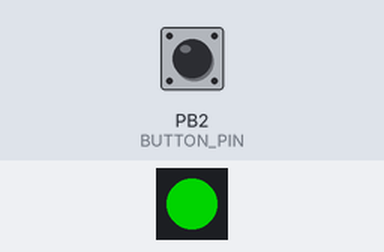
The program below on a simulated ATtiny85, built with avr-gcc and run on an emulated ATtiny85. Shown: 1 RGB LEDs in strip order, left to right. Inputs (shaded band) come from the test bench; at power-on: PB2 (BUTTON_PIN) HIGH. Dim RGB values are drawn brighter than linear.

Above: at 0.9 s.
1.3 s: PB2 (BUTTON_PIN) pulled LOW for 3.2 s
At 1.5 s:
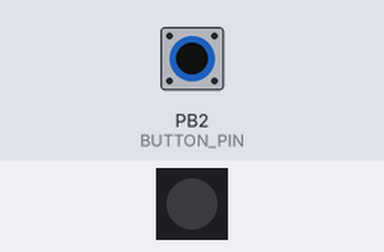
At 4.51 s:
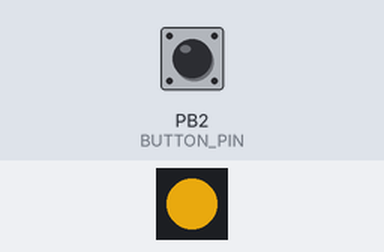
7.1 s: PB2 (BUTTON_PIN) pulled LOW for 3.2 s
At 9.73 s:
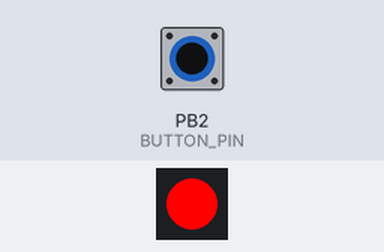
Timing chart, 0 to 18.8 s (numbered marks = the images above; inputs shaded):
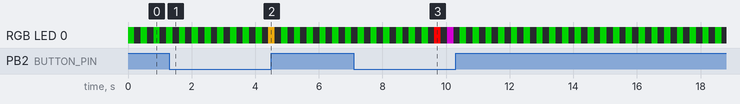

The program:

main.cpp
```cpp
#include <Arduino.h>
#include <FastLED.h>

#define NUM_LEDS 1
#define DATA_PIN 0
#define CLOCK_PIN 1
#define BUTTON_PIN 2

CRGB leds[NUM_LEDS];

unsigned long previousMillis = 0;
const long interval = 200;
const int debounceTime = 100;
long buttonDownTimeLimit = 8000;
long currentDownTime = 0;
int colorIndex = 0;

CRGB colorArray[] = {CRGB::Green, CRGB::Red, CRGB::Purple, CRGB::BlanchedAlmond, CRGB::CadetBlue, CRGB::DarkGoldenrod};

bool debouncedButton()
{
  if (digitalRead(BUTTON_PIN) == HIGH)
  {
    currentDownTime = 0;
    return false;
  }
  if (currentDownTime > buttonDownTimeLimit)
    return true;
  currentDownTime += 1;
  return false;
}

void setup()
{
  FastLED.addLeds<WS2801, DATA_PIN, CLOCK_PIN, RGB>(leds, NUM_LEDS);
  leds[0] = colorArray[colorIndex];
  FastLED.show();
  pinMode(BUTTON_PIN, INPUT);
  digitalWrite(BUTTON_PIN, HIGH);
}

void loop()
{
  if (debouncedButton())
  {
    colorIndex = colorIndex > 5 ? 0 : colorIndex + 1;
  }
  unsigned long currentMillis = millis();
  if (currentMillis - previousMillis >= interval)
  {
    previousMillis = currentMillis;
    leds[0] = leds[0] ? CRGB::Black : colorArray[colorIndex];
    FastLED.show();
  }
}
```
